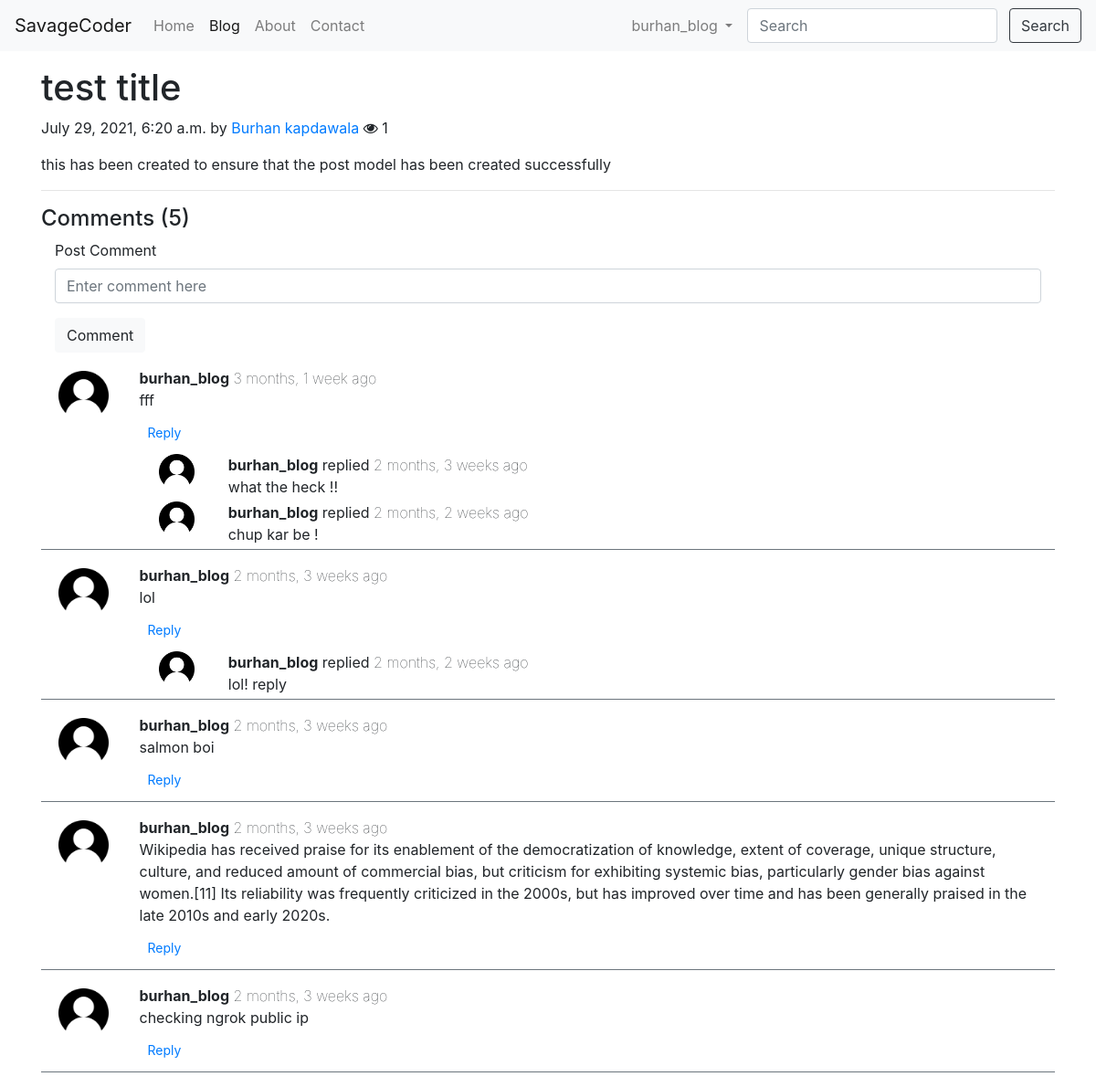
The app's page /blog/first-post (signed in), older data.
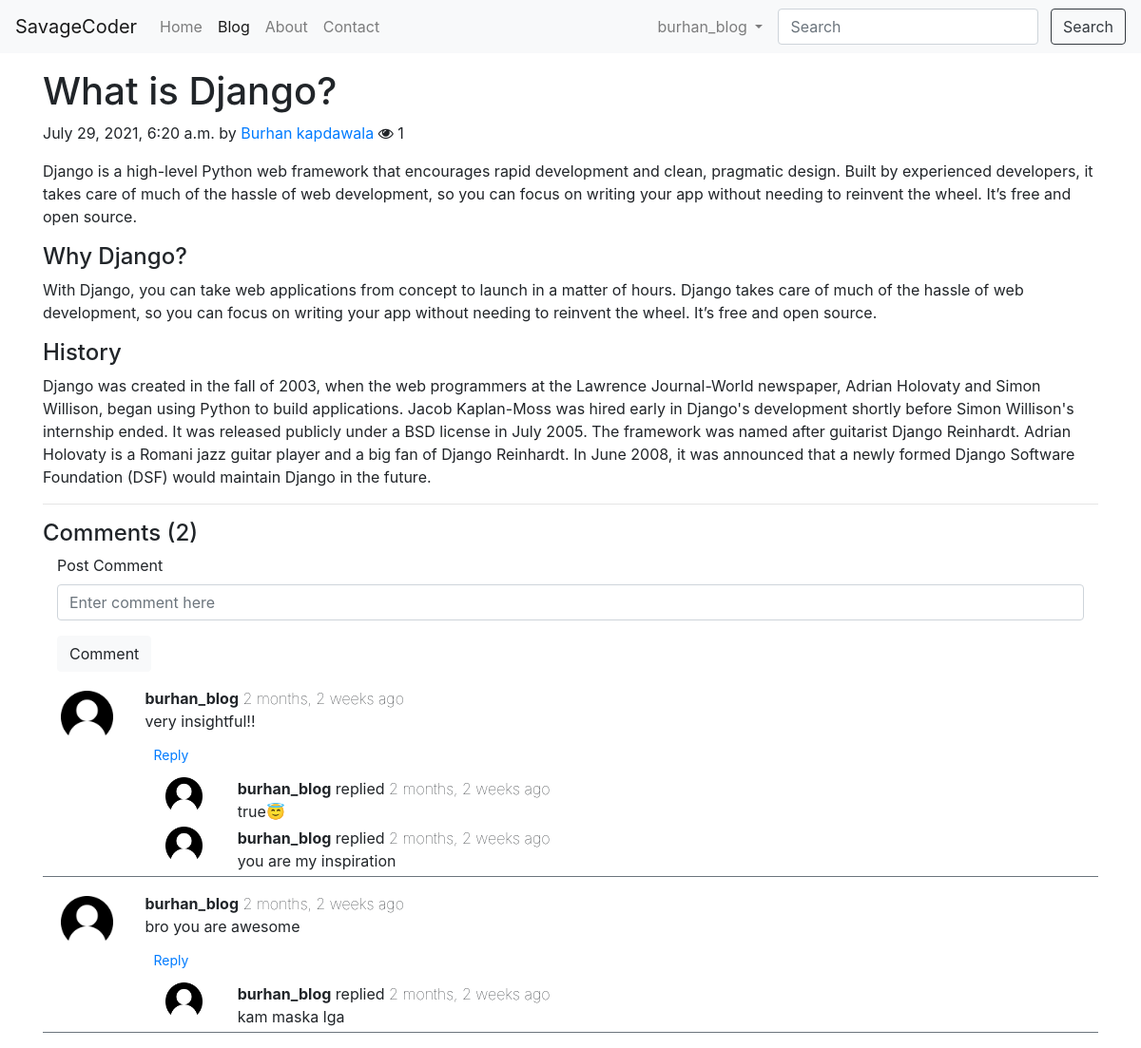
The same page, newer data.
### blog/models.py (models this page shows, shortened)
class Post(models.Model):
    sno = models.AutoField(primary_key=True)
    title = models.CharField(max_length=225)
    content = models.TextField()
    author = models.CharField(max_length=100)
    slug = models.CharField(max_length=100)
    views = models.IntegerField(default=0)
    timeStamp = models.DateTimeField(blank=True)

class BlogComment(models.Model):
    sno = models.AutoField(primary_key=True)
    comment = models.TextField()
    user = models.ForeignKey(User, on_delete=models.CASCADE)
    post = models.ForeignKey(Post, on_delete=models.CASCADE)
    parent = models.ForeignKey('self', on_delete=models.CASCADE, null=True)
    timestamp = models.DateTimeField(default=now)

### blog/views.py (the view)
# urls.py: path('<str:slug>', views.blogPost, name='blogPost'),
def blogPost(request, slug):
    post = Post.objects.filter(slug=slug).first()
    post.views = post.views + 1
    post.save()
    comments = BlogComment.objects.filter(post=post, parent=None)
    replies = BlogComment.objects.filter(post=post).exclude(parent=None)
    repdict = {}
    for reply in replies:
        if reply.parent.sno not in repdict:
            repdict[reply.parent.sno] = [reply]
        else:
            repdict[reply.parent.sno].append(reply)
    context = {'post': post, 'comments': comments, 'replies': repdict}
    return render(request, 'blog/blogpost.html', context)

### blog/templatetags/extras.py (called while the page is built)
@register.filter(name='get_val')
def get_val(dict, key):
    return dict.get(key)

### templates/blog/blogpost.html (shortened to what this page needs)
{% extends 'base.html' %}
{% block blogActive %} active {% endblock blogActive %}
{% block body %}
<div class="container my-3">
    <div class="blog-post">
        <h1 class="blog-post-title">{{post.title}}</h1>
        <p class="blog-post-meta">{{post.timeStamp}} by <a href="/about">{{post.author}}</a> <span><i class="fa fa-eye"></i> {{post.views}}</span></p>
        <p>{{post.content | safe}}</p>
        <hr>
    </div>
</div>
{% load static %}
{% load humanize %}
{% load extras %}
<div class="container my-3">
    <h4>Comments ({{comments.count}})</h4>
    <div class="container">
    {% if user.is_authenticated %}
        <form action="/blog/postComment" method="post"> {% csrf_token %}
            <div class="form-group">
                <label for="comment">Post Comment </label>
                <input type="text" class="form-control" name="comment" placeholder="Enter comment here">
            </div>
            <button type="submit" class="btn btn-light">Comment</button>
        </form>
    {% else %}
        <h5><span class="badge badge-info">Please login to Comment on the post</span></h5>
    {% endif %}
    </div>
    {% for comment in comments %}
        <div class="row my-3 mx-0 border-bottom border-secondary">
            <div class="col-md-1">
            <img class="rounded mx-auto d-block w-100 p-1" src="/static/img/user.png"  alt="user">
            </div>
            <div class="col-md-11">
                <b>{{comment.user.username}}</b> <span class="font-weight-lighter">{{comment.timestamp | naturaltime}}</span>
                <div>{{comment.comment}}</div>
                {% if user.is_authenticated %}
                <div class="reply my-2">
                    <button class="btn btn-sm btn-link" type="button" data-toggle="collapse" data-target="#replyBox{{comment.sno}}" aria-expanded="false" aria-controls="replyBox{{comment.sno}}">
                        Reply
                    </button>
                </div>
                {% endif %}
                <div class="replies my-1">
                    {% for reply in replies|get_val:comment.sno %}
                    <div class="container my-1">
                        <div class="row">
                            <div class="col-md-1">
                                <img class="rounded mx-auto d-block w-75" src="/static/img/user.png"  alt="user">
                            </div>
                            <div class="col-md-11">
                                <b>{{reply.user.username}}</b> replied <span class="font-weight-lighter">{{reply.timestamp | naturaltime}}</span>
                                <div>{{reply.comment}}</div>
                            </div>
                        </div>
                    </div>
                    {% endfor %}
                </div>
            </div>
        </div>
    {% endfor %}
</div>
 {% endblock %}

Row changes from the older to the newer data that the page shows:
removed BlogComment: user.username "burhan_blog", timestamp "3 months, 1 week ago", comment "fff", shown under "Comments (5)"
removed BlogComment: user.username "burhan_blog", timestamp "2 months, 3 weeks ago", comment "what the heck !!"
removed BlogComment: user.username "burhan_blog", timestamp "2 months, 2 weeks ago", comment "chup kar be !"
removed BlogComment: user.username "burhan_blog", timestamp "2 months, 3 weeks ago", comment "lol", shown under "Comments (5)"
removed BlogComment: user.username "burhan_blog", timestamp "2 months, 2 weeks ago", comment "lol! reply"
removed BlogComment: user.username "burhan_blog", timestamp "2 months, 3 weeks ago", comment "salmon boi", shown under "Comments (5)"
removed BlogComment: user.username "burhan_blog", timestamp "2 months, 3 weeks ago", comment "Wikipedia has received praise for its enablement of the democratization of knowledge, extent of coverage, unique structure, culture, and reduced amount of commercial bias, but criticism for exhibiting systemic bias, particularly gender bias against women.[11] Its reliability was frequently criticized in the 2000s, but has improved over time and has been generally praised in the late 2010s and early 2020s.", shown under "Comments (5)"
removed BlogComment: user.username "burhan_blog", timestamp "2 months, 3 weeks ago", comment "checking ngrok public ip", shown under "Comments (5)"
changed Post "Burhan kapdawala": title "test title" → "What is Django?"; content "this has been created to ensure that the post model has been created successfully" → "Django is a high-level Python web framework that encourages rapid development and clean, pragmatic design. Built by experienced developers, it takes care of much of the hassle of web development, so you can focus on writing your app without needing to reinvent the wheel. It’s free and open source. Why Django? With Django, you can take web applications from concept to launch in a matter of hours. Django takes care of much of the hassle of web development, so you can focus on writing your app without needing to reinvent the wheel. It’s free and open source. History Django was created in the fall of 2003, when the web programmers at the Lawrence Journal-World newspaper, Adrian Holovaty and…"
added BlogComment: user.username "burhan_blog", timestamp "2 months, 2 weeks ago", comment "very insightful!!", shown under "Comments (2)"
added BlogComment: user.username "burhan_blog", timestamp "2 months, 2 weeks ago", comment "true😇"
added BlogComment: user.username "burhan_blog", timestamp "2 months, 2 weeks ago", comment "you are my inspiration"
added BlogComment: user.username "burhan_blog", timestamp "2 months, 2 weeks ago", comment "bro you are awesome", shown under "Comments (2)"
added BlogComment: user.username "burhan_blog", timestamp "2 months, 2 weeks ago", comment "kam maska lga"
Text that changed along with them:
{{ comments.count }}: "5" → "2"
